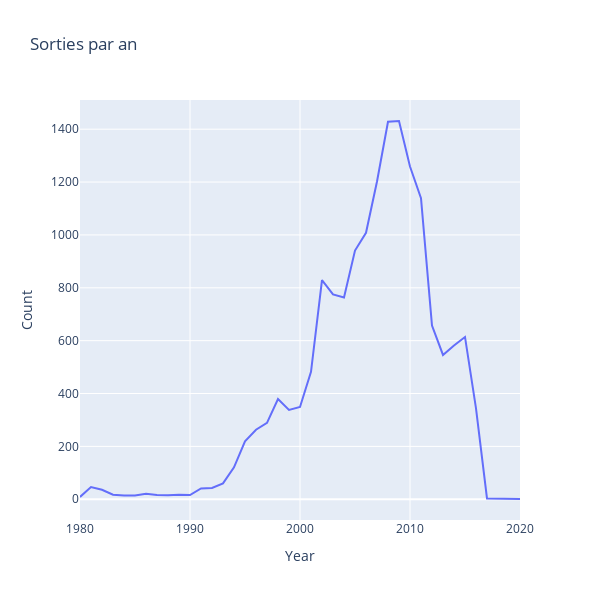

Notebook source saved alongside this figure:
### Code cell
#Courbe d'Evolution des sorties : 

nombre_de_jeux = df.groupby('Year', axis=0).count().reset_index()[["Year", "Name"]]


#Evolution du nombre de sortie par année
trace = go.Scatter(
    x = nombre_de_jeux.Year,
    y = nombre_de_jeux.Name,
    mode = 'lines',
    name = 'lines')


layout = go.Layout(
title='Sorties par an',
       yaxis=dict(
       title='Count' ),
       xaxis=dict(
       title='Year'
   ),
      height=600, width=600
)

fig = go.Figure(data=[trace], layout=layout)
iplot(fig)

### Figure 1 — Plotly figure (JSON) as saved in the notebook; plotly's stock layout.template omitted (floating-point values rounded to 4 significant figures)
{"data": [{"mode": "lines", "name": "lines", "type": "scatter", "x": [1980, 1981, 1982, 1983, 1984, 1985, 1986, 1987, 1988, 1989, 1990, 1991, 1992, 1993, 1994, 1995, 1996, 1997, 1998, 1999, 2000, 2001, 2002, 2003, 2004, 2005, 2006, 2007, 2008, 2009, 2010, 2011, 2012, 2013, 2014, 2015, 2016, 2017, 2020], "y": [9, 46, 36, 17, 14, 14, 21, 16, 15, 17, 16, 41, 43, 60, 121, 219, 263, 289, 379, 338, 349, 482, 829, 775, 763, 941, 1008, 1202, 1428, 1431, 1259, 1139, 657, 546, 582, 614, 344, 3, 1]}], "layout": {"height": 600, "title": {"text": "Sorties par an"}, "width": 600, "xaxis": {"title": {"text": "Year"}}, "yaxis": {"title": {"text": "Count"}}}}
